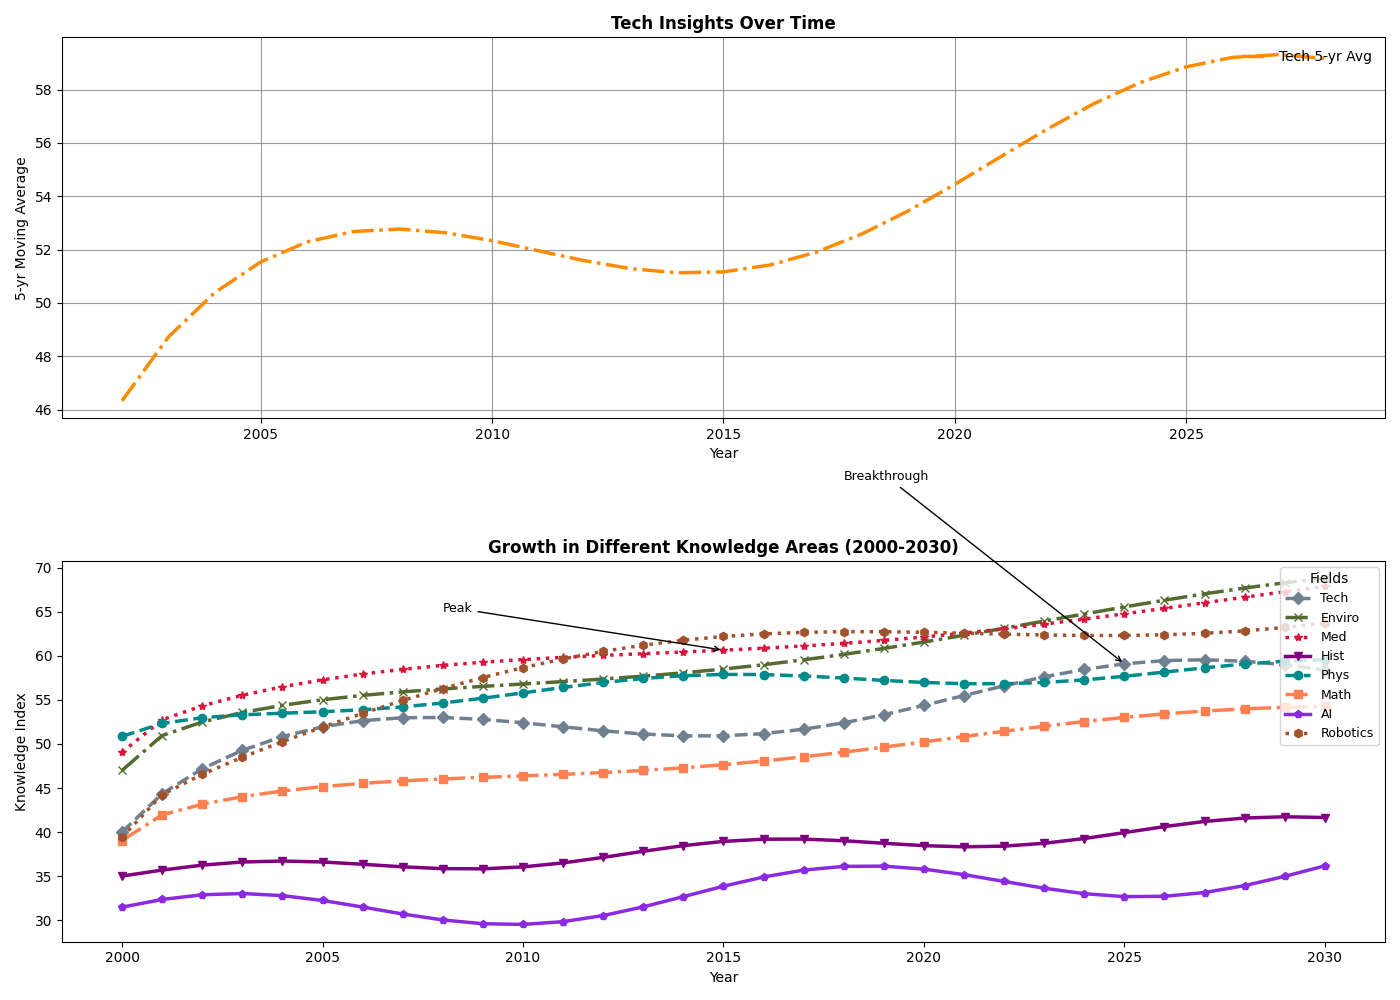

Write the Python code that produced this figure.
import matplotlib.pyplot as plt
import numpy as np

years = np.arange(2000, 2031)

technology_index = [40 + 3 * np.sin(0.3 * x) + 5 * np.log(x + 1) for x in range(len(years))]
environment_index = [45 + 2 * np.cos(0.2 * x) + 4 * np.sqrt(x) for x in range(len(years))]
medicine_index = [48 + 1.5 * np.sin(0.2 * x + np.pi / 4) + 3.5 * np.sqrt(x) for x in range(len(years))]
history_index = [35 + np.sin(0.5 * x) + 2 * x / 10 for x in range(len(years))]
physics_index = [50 + np.cos(0.4 * x + np.pi / 6) + 2.5 * np.log(x + 1) for x in range(len(years))]
mathematics_index = [38 + 1.2 * np.sin(0.25 * x + np.pi / 3) + 2.8 * np.sqrt(x) for x in range(len(years))]

artificial_intelligence_index = [30 + 2.5 * np.sin(0.4 * x + np.pi / 5) + 4 * x / 20 for x in range(len(years))]
robotics_index = [42 + 3 * np.sin(0.2 * x - np.pi / 3) + 4.5 * np.sqrt(x) for x in range(len(years))]

fig, ax = plt.subplots(2, 1, figsize=(14, 10))

moving_avg = np.convolve(technology_index, np.ones(5) / 5, mode='valid')

# Plot with updated styles
ax[0].plot(years[2:-2], moving_avg, color='darkorange', linestyle='-.', linewidth=2.5, label='Tech 5-yr Avg')
ax[0].set_xlabel('Year')
ax[0].set_ylabel('5-yr Moving Average')
ax[0].set_title('Tech Insights Over Time', fontweight='bold')
ax[0].grid(True, linestyle='-', alpha=0.8, color='grey')
ax[0].legend(loc='upper right', fontsize=10, frameon=False)

ax[1].plot(years, technology_index, marker='D', linestyle='--', linewidth=2.5, color='slategrey', label='Tech')
ax[1].plot(years, environment_index, marker='x', linestyle='-.', linewidth=2.5, color='darkolivegreen', label='Enviro')
ax[1].plot(years, medicine_index, marker='*', linestyle=':', linewidth=2.5, color='crimson', label='Med')
ax[1].plot(years, history_index, marker='v', linestyle='-', linewidth=2.5, color='purple', label='Hist')
ax[1].plot(years, physics_index, marker='o', linestyle='--', linewidth=2.5, color='darkcyan', label='Phys')
ax[1].plot(years, mathematics_index, marker='s', linestyle='-.', linewidth=2.5, color='coral', label='Math')
ax[1].plot(years, artificial_intelligence_index, marker='p', linestyle='-', linewidth=2.5, color='blueviolet', label='AI')
ax[1].plot(years, robotics_index, marker='h', linestyle=':', linewidth=2.5, color='sienna', label='Robotics')

ax[1].set_xlabel('Year')
ax[1].set_ylabel('Knowledge Index')
ax[1].set_title('Growth in Different Knowledge Areas (2000-2030)', fontweight='bold')
ax[1].grid(False)
ax[1].legend(title='Fields', loc='upper right', fontsize=9, frameon=True)

ax[1].annotate('Breakthrough', xy=(2025, technology_index[25]), xytext=(2018, 80),
               arrowprops=dict(facecolor='grey', arrowstyle='->'), fontsize=9)
ax[1].annotate('Peak', xy=(2015, medicine_index[15]), xytext=(2008, 65),
               arrowprops=dict(facecolor='grey', arrowstyle='->'), fontsize=9)

plt.tight_layout()
plt.show()
